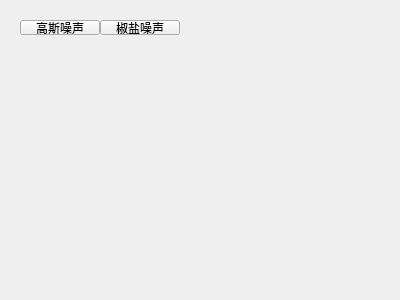
<?xml version="1.0" encoding="UTF-8"?>
<ui version="4.0">
 <class>Widget</class>
 <widget class="QWidget" name="Widget">
  <property name="geometry">
   <rect>
    <x>0</x>
    <y>0</y>
    <width>400</width>
    <height>300</height>
   </rect>
  </property>
  <property name="windowTitle">
   <string>Widget</string>
  </property>
  <widget class="QPushButton" name="pushButtonguass">
   <property name="geometry">
    <rect>
     <x>20</x>
     <y>20</y>
     <width>80</width>
     <height>15</height>
    </rect>
   </property>
   <property name="text">
    <string>高斯噪声</string>
   </property>
  </widget>
  <widget class="QPushButton" name="pushButtonsalt">
   <property name="geometry">
    <rect>
     <x>100</x>
     <y>20</y>
     <width>80</width>
     <height>15</height>
    </rect>
   </property>
   <property name="text">
    <string>椒盐噪声</string>
   </property>
  </widget>
  <widget class="QWidget" name="widgetRaw" native="true">
   <property name="geometry">
    <rect>
     <x>50</x>
     <y>110</y>
     <width>120</width>
     <height>80</height>
    </rect>
   </property>
  </widget>
  <widget class="QWidget" name="widgetOut" native="true">
   <property name="geometry">
    <rect>
     <x>230</x>
     <y>120</y>
     <width>120</width>
     <height>80</height>
    </rect>
   </property>
  </widget>
 </widget>
 <layoutdefault spacing="6" margin="11"/>
 <resources/>
 <connections/>
</ui>
